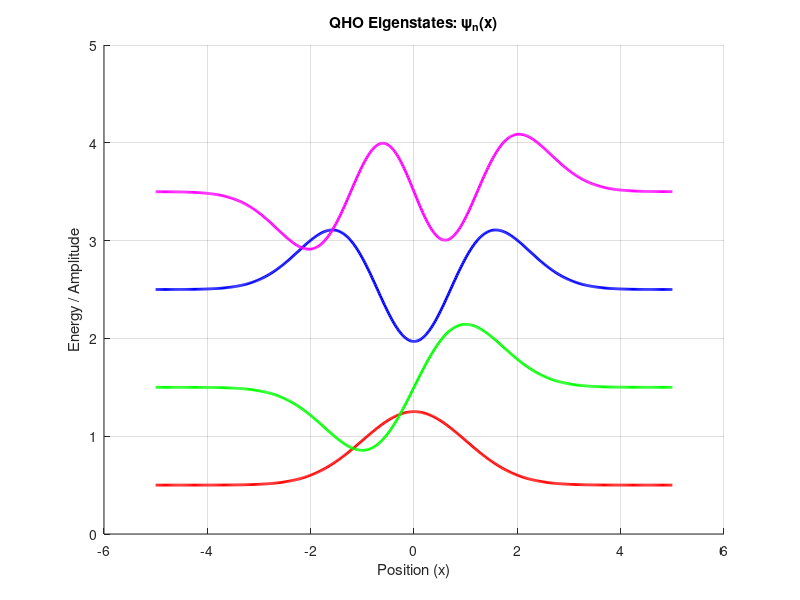

This chart was generated by the following MATLAB code: (Note: this script raises an error after producing the figure.)
% 01_quantum_mechanics.m
% UniLab Quantum Physics: 1D Schrodinger Equation & Wavefunction Evolution

clear all;
close all;
clc;

disp('⚛️ UniLab Quantum Mechanics Suite');
disp('===================================');

%% 1. Quantum Harmonic Oscillator (Eigenstates)
disp('--- 1. Harmonic Oscillator Eigenstates ---');
x = linspace(-5, 5, 500);
m = 1; hbar = 1; omega = 1;

% Hermite polynomials (recursive implementation)
function H = hermite_poly(n, x)
    if n == 0
        H = ones(size(x));
    elseif n == 1
        H = 2 * x;
    else
        H = 2 * x .* hermite_poly(n-1, x) - 2 * (n-1) * hermite_poly(n-2, x);
    end
end

% Wavefunction for level n
function psi = quantum_ho_psi(n, x, m, hbar, omega)
    alpha = sqrt(m * omega / hbar);
    norm = 1 / sqrt(2^n * factorial(n)) * (alpha^2 / pi)^(1/4);
    psi = norm * exp(-alpha^2 * x.^2 / 2) .* hermite_poly(n, alpha * x);
end

figure;
hold on;
colors = {'r', 'g', 'b', 'm'};
for n = 0:3
    psi = quantum_ho_psi(n, x, m, hbar, omega);
    plot(x, psi + n + 0.5, 'LineWidth', 2, 'Color', colors{n+1});
end
title('QHO Eigenstates: \psi_n(x)');
xlabel('Position (x)'); ylabel('Energy / Amplitude');
grid on;
hold off;

%% 2. Quantum Tunneling Simulation
disp(' ');
disp('--- 2. Quantum Tunneling (Wave Packet) ---');
state = struct();
state.N = 100;
state.x = linspace(-10, 10, state.N);
state.dx = state.x(2) - state.x(1);
state.dt = 0.05;
V_barrier = zeros(1, state.N);
V_barrier(state.N/2 - 3 : state.N/2 + 3) = 15.0; % Barrier
state.V = V_barrier;
k0 = 2.0;
state.psi = exp(-0.5 * (state.x + 5).^2) .* exp(1j * k0 * state.x);
state.psi = state.psi / sqrt(sum(abs(state.psi).^2) * state.dx);

function s = schrodinger_step(s, params)
    psi = s.psi;
    V = s.V;
    dx = s.dx; dt = s.dt;
    % Finite difference Hamiltonian
    lap = zeros(1, s.N);
    lap(2:end-1) = (psi(3:end) - 2*psi(2:end-1) + psi(1:end-2)) / dx^2;
    H_psi = -0.5 * lap + V .* psi;
    s.psi = psi - 1j * H_psi * dt;
    s.psi = s.psi / sqrt(sum(abs(s.psi).^2) * dx);
end

function schrodinger_draw(ax, s)
    prob = abs(s.psi).^2;
    plot(ax, s.x, prob, 'b-', 'LineWidth', 2);
    fill(ax, s.x, s.V / 20, 'r', 'Alpha', 0.2); 
    title(ax, 'Quantum Tunneling: Probability Density |\psi|^2');
    ylim(ax, [0, 1.2]);
end

disp('Launching Quantum Simulation...');
simulate('algorithm', 'step', @schrodinger_step, 'draw', @schrodinger_draw, 'state', state);

disp('Quantum Mechanics Suite Complete.');
